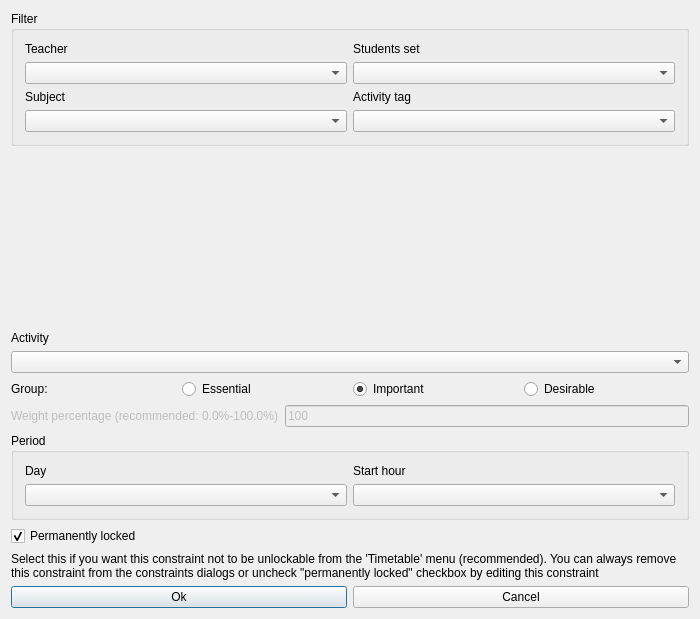
<?xml version="1.0" encoding="UTF-8"?>
<ui version="4.0">
 <class>ModifyConstraintActivityPreferredStartingTimeForm_template</class>
 <widget class="QDialog" name="ModifyConstraintActivityPreferredStartingTimeForm_template">
  <property name="geometry">
   <rect>
    <x>0</x>
    <y>0</y>
    <width>700</width>
    <height>619</height>
   </rect>
  </property>
  <property name="windowTitle">
   <string extracomment="This is the title of the dialog to modify a constraint of this type">Modify activity preferred starting time</string>
  </property>
  <layout class="QVBoxLayout" name="verticalLayout">
   <item>
    <widget class="QGroupBox" name="filterGroupBox">
     <property name="title">
      <string>Filter</string>
     </property>
     <layout class="QGridLayout" name="gridLayout">
      <item row="0" column="0">
       <widget class="QLabel" name="teachersTextLabel">
        <property name="text">
         <string>Teacher</string>
        </property>
        <property name="wordWrap">
         <bool>false</bool>
        </property>
       </widget>
      </item>
      <item row="0" column="1">
       <widget class="QLabel" name="studentsTextLabel">
        <property name="text">
         <string>Students set</string>
        </property>
        <property name="wordWrap">
         <bool>false</bool>
        </property>
       </widget>
      </item>
      <item row="1" column="0">
       <widget class="QComboBox" name="teachersComboBox"/>
      </item>
      <item row="1" column="1">
       <widget class="QComboBox" name="studentsComboBox"/>
      </item>
      <item row="2" column="0">
       <widget class="QLabel" name="subjectsTextLabel">
        <property name="text">
         <string>Subject</string>
        </property>
        <property name="wordWrap">
         <bool>false</bool>
        </property>
       </widget>
      </item>
      <item row="2" column="1">
       <widget class="QLabel" name="activityTagsTextLabel">
        <property name="text">
         <string>Activity tag</string>
        </property>
        <property name="wordWrap">
         <bool>false</bool>
        </property>
       </widget>
      </item>
      <item row="3" column="0">
       <widget class="QComboBox" name="subjectsComboBox"/>
      </item>
      <item row="3" column="1">
       <widget class="QComboBox" name="activityTagsComboBox"/>
      </item>
     </layout>
    </widget>
   </item>
   <item>
    <spacer name="verticalSpacer">
     <property name="orientation">
      <enum>Qt::Vertical</enum>
     </property>
     <property name="sizeHint" stdset="0">
      <size>
       <width>20</width>
       <height>71</height>
      </size>
     </property>
    </spacer>
   </item>
   <item>
    <layout class="QVBoxLayout">
     <item>
      <widget class="QLabel" name="activityTextLabel">
       <property name="frameShape">
        <enum>QFrame::NoFrame</enum>
       </property>
       <property name="frameShadow">
        <enum>QFrame::Plain</enum>
       </property>
       <property name="text">
        <string>Activity</string>
       </property>
       <property name="wordWrap">
        <bool>false</bool>
       </property>
      </widget>
     </item>
     <item>
      <widget class="QComboBox" name="activitiesComboBox">
       <property name="editable">
        <bool>false</bool>
       </property>
       <property name="insertPolicy">
        <enum>QComboBox::NoInsert</enum>
       </property>
       <property name="autoCompletion">
        <bool>false</bool>
       </property>
       <property name="duplicatesEnabled">
        <bool>false</bool>
       </property>
      </widget>
     </item>
    </layout>
   </item>
   <item>
    <layout class="QHBoxLayout" name="horizontalLayout_4">
     <item>
      <widget class="QLabel" name="groupTextLabel">
       <property name="text">
        <string>Group:</string>
       </property>
      </widget>
     </item>
     <item>
      <widget class="QRadioButton" name="essentialRadioButton">
       <property name="text">
        <string>Essential</string>
       </property>
      </widget>
     </item>
     <item>
      <widget class="QRadioButton" name="importantRadioButton">
       <property name="text">
        <string>Important</string>
       </property>
       <property name="checked">
        <bool>true</bool>
       </property>
      </widget>
     </item>
     <item>
      <widget class="QRadioButton" name="desirableRadioButton">
       <property name="text">
        <string>Desirable</string>
       </property>
      </widget>
     </item>
    </layout>
   </item>
   <item>
    <layout class="QHBoxLayout">
     <item>
      <widget class="QLabel" name="weightTextLabel">
       <property name="enabled">
        <bool>false</bool>
       </property>
       <property name="frameShape">
        <enum>QFrame::NoFrame</enum>
       </property>
       <property name="frameShadow">
        <enum>QFrame::Plain</enum>
       </property>
       <property name="text">
        <string>Weight percentage (recommended: 0.0%-100.0%)</string>
       </property>
       <property name="wordWrap">
        <bool>false</bool>
       </property>
      </widget>
     </item>
     <item>
      <widget class="QLineEdit" name="weightLineEdit">
       <property name="enabled">
        <bool>false</bool>
       </property>
       <property name="text">
        <string notr="true">100</string>
       </property>
      </widget>
     </item>
    </layout>
   </item>
   <item>
    <widget class="QGroupBox" name="periodGroupBox">
     <property name="title">
      <string>Period</string>
     </property>
     <layout class="QGridLayout" name="gridLayout_2">
      <item row="0" column="0">
       <widget class="QLabel" name="dayTextLabel">
        <property name="text">
         <string>Day</string>
        </property>
        <property name="wordWrap">
         <bool>false</bool>
        </property>
       </widget>
      </item>
      <item row="0" column="1">
       <widget class="QLabel" name="startHourTextLabel">
        <property name="text">
         <string>Start hour</string>
        </property>
        <property name="wordWrap">
         <bool>false</bool>
        </property>
       </widget>
      </item>
      <item row="1" column="0">
       <widget class="QComboBox" name="dayComboBox">
        <property name="duplicatesEnabled">
         <bool>false</bool>
        </property>
       </widget>
      </item>
      <item row="1" column="1">
       <widget class="QComboBox" name="startHourComboBox">
        <property name="duplicatesEnabled">
         <bool>false</bool>
        </property>
       </widget>
      </item>
     </layout>
    </widget>
   </item>
   <item>
    <widget class="QCheckBox" name="permLockedCheckBox">
     <property name="text">
      <string>Permanently locked</string>
     </property>
     <property name="checked">
      <bool>true</bool>
     </property>
    </widget>
   </item>
   <item>
    <widget class="QLabel" name="permTextLabel">
     <property name="sizePolicy">
      <sizepolicy hsizetype="Minimum" vsizetype="Minimum">
       <horstretch>0</horstretch>
       <verstretch>0</verstretch>
      </sizepolicy>
     </property>
     <property name="text">
      <string>Select this if you want this constraint not to be unlockable from the 'Timetable' menu (recommended). You can always remove this constraint from the constraints dialogs or uncheck &quot;permanently locked&quot; checkbox by editing this constraint</string>
     </property>
     <property name="alignment">
      <set>Qt::AlignVCenter</set>
     </property>
     <property name="wordWrap">
      <bool>true</bool>
     </property>
    </widget>
   </item>
   <item>
    <layout class="QHBoxLayout">
     <item>
      <widget class="QPushButton" name="okPushButton">
       <property name="text">
        <string>Ok</string>
       </property>
      </widget>
     </item>
     <item>
      <widget class="QPushButton" name="cancelPushButton">
       <property name="text">
        <string>Cancel</string>
       </property>
      </widget>
     </item>
    </layout>
   </item>
  </layout>
 </widget>
 <layoutdefault spacing="6" margin="11"/>
 <resources/>
 <connections/>
</ui>
